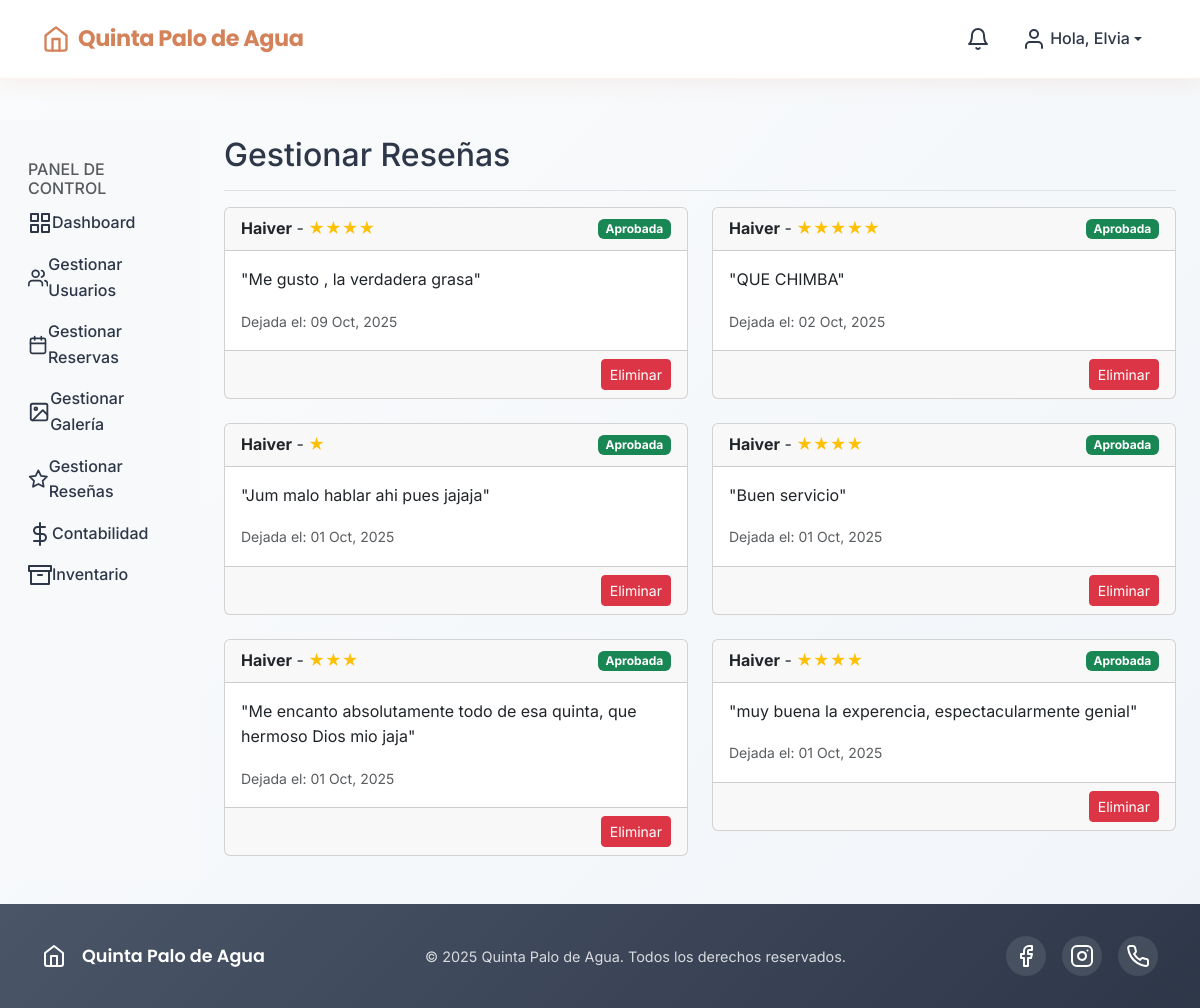
/panel-control/resenas/ (signed in), run on the app's committed database.
### reservas/models.py (models this page shows, shortened)
class Resena(models.Model):
    reserva = models.OneToOneField(Reserva, on_delete=models.CASCADE, related_name='resena')
    usuario = models.ForeignKey(User, on_delete=models.CASCADE)
    calificacion = models.PositiveIntegerField(choices=[(i, f'{i} estrellas') for i in range(1, 6)])
    comentario = models.TextField(max_length=500)
    fecha_creacion = models.DateTimeField(auto_now_add=True)
    aprobada = models.BooleanField(default=False)
    class Meta:
        ordering = ['-fecha_creacion']

### reservas/views.py (the view)
# urls.py: path('resenas/', reservas_views.gestionar_resenas_admin, name='gestionar_resenas_admin'),
@login_required
def gestionar_resenas_admin(request):
    if not request.user.is_staff:
        return redirect('index')
    lista_resenas = Resena.objects.all()
    return render(request, 'panel_admin/admin_gestionar_resenas.html', {'resenas': lista_resenas})

### templates/panel_admin/admin_gestionar_resenas.html (shortened to what this page needs)
{% extends 'panel_admin/panel_admin_base.html' %}
{% block panel_content %}
<div class="d-flex justify-content-between flex-wrap flex-md-nowrap align-items-center pt-3 pb-2 mb-3 border-bottom">
    <h1 class="h2">Gestionar Reseñas</h1>
</div>
<div class="row">
    {% for resena in resenas %}
    <div class="col-md-6 mb-4">
        <div class="card">
            <div class="card-header d-flex justify-content-between align-items-center">
                <span>
                    <strong>{{ resena.usuario.username }}</strong> -
                    <span class="text-warning">{% for i in "x"|ljust:resena.calificacion %}★{% endfor %}</span>
                </span>
                {% if resena.aprobada %}
                    <span class="badge bg-success">Aprobada</span>
                {% else %}
                    <span class="badge bg-warning text-dark">Pendiente</span>
                {% endif %}
            </div>
            <div class="card-body">
                <p class="card-text">"{{ resena.comentario }}"</p>
                <small class="text-muted">Dejada el: {{ resena.fecha_creacion|date:"d M, Y" }}</small>
            </div>
            <div class="card-footer text-end">
                <form action="{% url 'eliminar_resena_admin' resena.id %}" method="post" class="d-inline">
                    <button type="submit" class="btn btn-danger btn-sm">Eliminar</button>
                </form>
            </div>
        </div>
    </div>
    {% empty %}
    <div class="col">
        <p>No hay reseñas para mostrar.</p>
    </div>
    {% endfor %}
</div>
{% endblock %}

### templates/base.html (shortened to what this page needs)
{% load static %}
<!doctype html>
<html lang="es" class="h-100">
<head>
    <link href="https://cdn.jsdelivr.net/npm/bootstrap@5.3.2/dist/css/bootstrap.min.css" rel="stylesheet">
    <link rel="stylesheet" href="https://unpkg.com/swiper/swiper-bundle.min.css" />
    <link rel="stylesheet" href="https://cdn.jsdelivr.net/npm/@fancyapps/ui@5.0/dist/fancybox/fancybox.css"/>
    <link rel="stylesheet" href="{% static 'css/main.css' %}">
</head>
<body class="d-flex flex-column h-100">
    <nav class="navbar navbar-expand-lg navbar-glass fixed-top">
        <div class="container">
            <a class="navbar-brand" href="{% if user.is_authenticated and not user.is_staff %}{% url 'panel_usuario' %}{% elif user.is_authenticated and user.is_staff %}{% url 'dashboard_admin' %}{% else %}{% url 'index' %}{% endif %}">
                <span data-feather="home" class="brand-icon"></span>
                <span class="brand-text">Quinta Palo de Agua</span>
            </a>
            <div class="collapse navbar-collapse" id="navbarNav">
                {% if user.is_authenticated %}
                    <ul class="navbar-nav ms-auto align-items-center">
                        <li class="nav-item dropdown">
                            <a class="nav-link" href="#" id="notification-bell" role="button" data-bs-toggle="dropdown" aria-expanded="false">
                                <span data-feather="bell"></span>
                            </a>
                        </li>
                        <li class="nav-item dropdown">
                            <a class="nav-link dropdown-toggle user-dropdown" href="#" id="navbarDropdown" role="button" data-bs-toggle="dropdown" aria-expanded="false">
                                <span data-feather="user" class="me-1"></span>
                                Hola, {{ user.username }}
                            </a>
                        </li>
                    </ul>
                {% endif %}
            </div>
        </div>
    </nav>
    <main class="main-content">
        {% block content %}
        {% endblock %}
    </main>
    <footer class="footer mt-auto">
        <div class="container">
            <div class="footer-content">
                <div class="footer-brand">
                    <span data-feather="home" class="me-2"></span>
                    <span>Quinta Palo de Agua</span>
                </div>
                <div class="footer-text">
                    <span class="copyright">© {% now "Y" %} Quinta Palo de Agua. Todos los derechos reservados.</span>
                </div>
                <div class="footer-social">
                    <a href="#" class="social-link"><span data-feather="facebook"></span></a>
                    <a href="#" class="social-link"><span data-feather="instagram"></span></a>
                    <a href="#" class="social-link"><span data-feather="phone"></span></a>
                </div>
            </div>
        </div>
    </footer>
</body>
</html>

### static/css/main.css (style rules this page uses)
:root { --color-principal: #D4825A; --color-principal-light: #E8A082; --color-principal-dark: #B86B47; --color-secundario: #4A5568; --color-terciario: #81C784; --color-fondo: #FAFBFC; --color-fondo-card: #FFFFFF; --color-texto: #2D3748; --color-texto-light: #718096; --color-accent: #F7931E; --color-success: #48BB78; --sombra-suave: 0 4px 20px rgba(212, 130, 90, 0.1); --sombra-hover: 0 8px 30px rgba(212, 130, 90, 0.15); --sombra-card: 0 2px 15px rgba(0, 0, 0, 0.05); --radio-suave: 12px; --radio-grande: 20px; --transicion: all 0.3s cubic-bezier(0.4, 0, 0.2, 1); --transicion-rapida: all 0.2s ease-out; }
* { box-sizing: border-box; }
body { background: linear-gradient(135deg, var(--color-fondo) 0%, #F1F5F9 100%); color: var(--color-texto); font-family: 'Inter', -apple-system, BlinkMacSystemFont, sans-serif; font-weight: 400; line-height: 1.6; padding-top: 80px; }
.navbar-glass { background: rgba(255, 255, 255, 0.95); backdrop-filter: blur(15px); border-bottom: 1px solid rgba(212, 130, 90, 0.1); padding: 1rem 0; transition: var(--transicion); box-shadow: var(--sombra-suave); }
.navbar-brand { font-family: 'Poppins', sans-serif; font-weight: 600; font-size: 1.4rem; color: var(--color-principal) !important; text-decoration: none; display: flex; align-items: center; gap: 0.5rem; transition: var(--transicion); }
.brand-icon { width: 28px; height: 28px; color: var(--color-principal); }
.brand-text { font-weight: 700; letter-spacing: -0.02em; }
.nav-link { color: var(--color-texto) !important; font-weight: 500; padding: 0.5rem 1rem !important; border-radius: var(--radio-suave); transition: var(--transicion); display: flex; align-items: center; }
.main-content { flex-grow: 1; padding-top: 1rem; }
.footer { background: linear-gradient(135deg, var(--color-secundario) 0%, #2D3748 100%); color: white; padding: 2rem 0; margin-top: 3rem; }
.footer-content { display: flex; justify-content: space-between; align-items: center; flex-wrap: wrap; gap: 1rem; }
.footer-brand { display: flex; align-items: center; gap: 0.5rem; font-family: 'Poppins', sans-serif; font-weight: 600; font-size: 1.1rem; }
.footer-text .copyright { color: rgba(255, 255, 255, 0.8); font-size: 0.9rem; }
.footer-social { display: flex; gap: 1rem; }
.social-link { display: flex; align-items: center; justify-content: center; width: 40px; height: 40px; background: rgba(255, 255, 255, 0.1); border-radius: 50%; color: white; text-decoration: none; transition: var(--transicion); }

### data on the page
Resena: usuario.username "Haiver", calificacion 4 (drawn), aprobada "Aprobada", comentario "Me gusto , la verdadera grasa", fecha_creacion "09 Oct, 2025"
Resena: usuario.username "Haiver", calificacion 5 (drawn), aprobada "Aprobada", comentario "QUE CHIMBA", fecha_creacion "02 Oct, 2025"
Resena: usuario.username "Haiver", calificacion 1 (drawn), aprobada "Aprobada", comentario "Jum malo hablar ahi pues jajaja", fecha_creacion "01 Oct, 2025"
Resena: usuario.username "Haiver", calificacion 4 (drawn), aprobada "Aprobada", comentario "Buen servicio", fecha_creacion "01 Oct, 2025"
Resena: usuario.username "Haiver", calificacion 3 (drawn), aprobada "Aprobada", comentario "Me encanto absolutamente todo de esa quinta, que hermoso Dios mio jaja", fecha_creacion "01 Oct, 2025"
Resena: usuario.username "Haiver", calificacion 4 (drawn), aprobada "Aprobada", comentario "muy buena la experencia, espectacularmente genial", fecha_creacion "01 Oct, 2025"

### other printed values
{{ user.username }} "Elvia"
